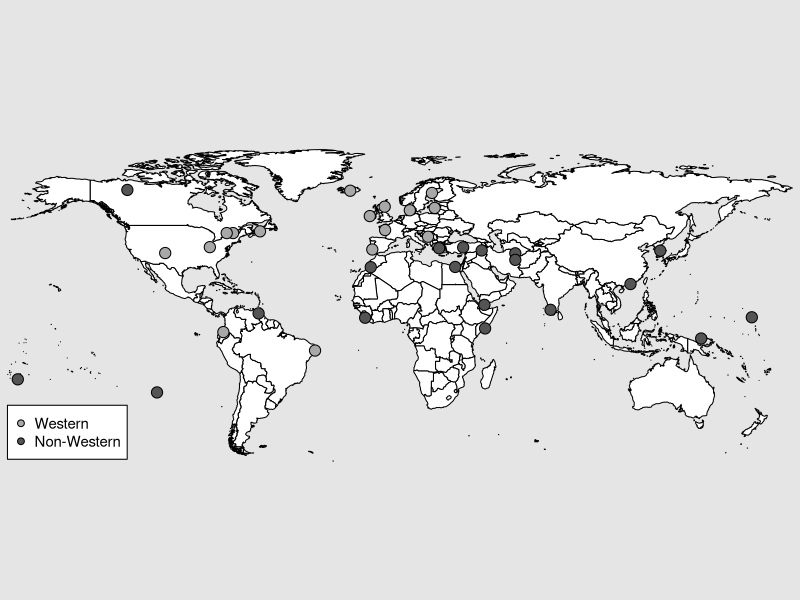
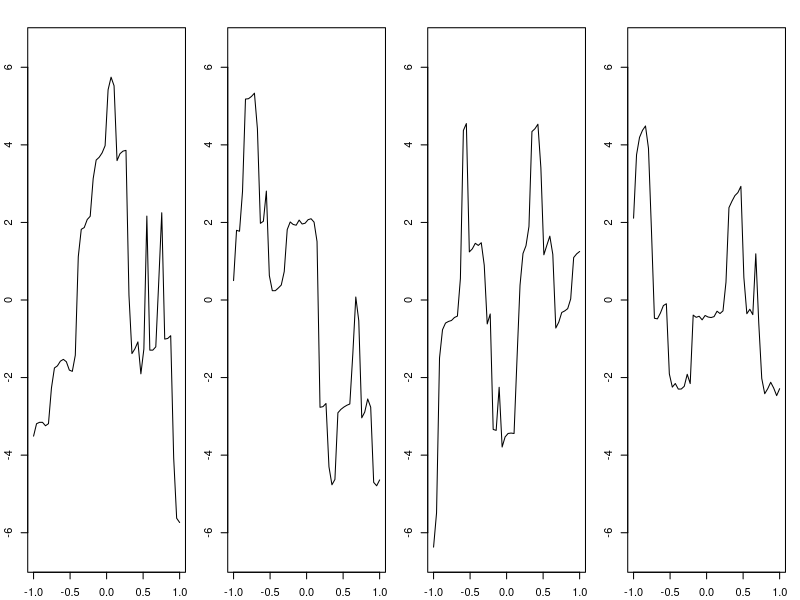
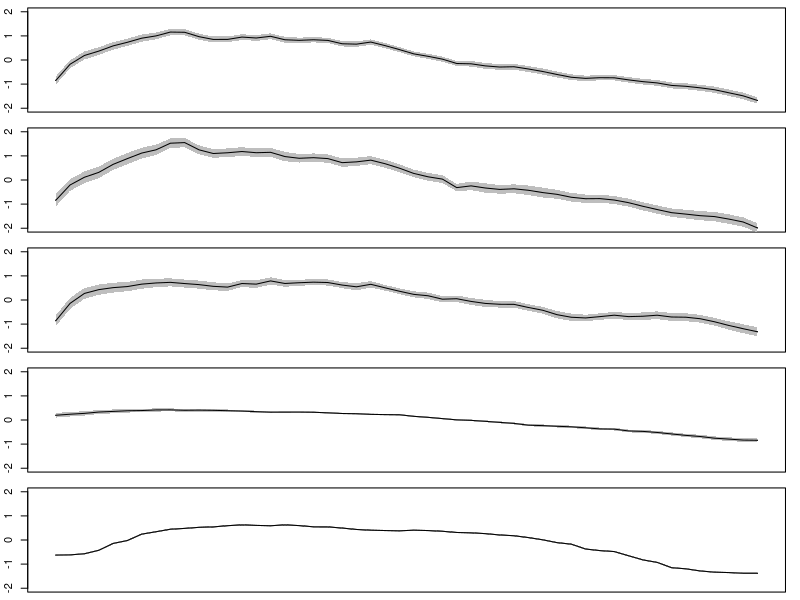
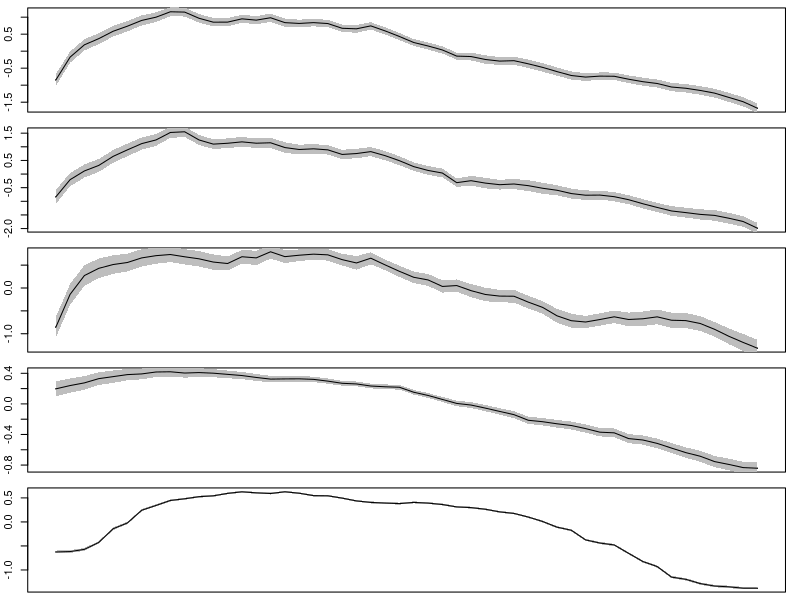
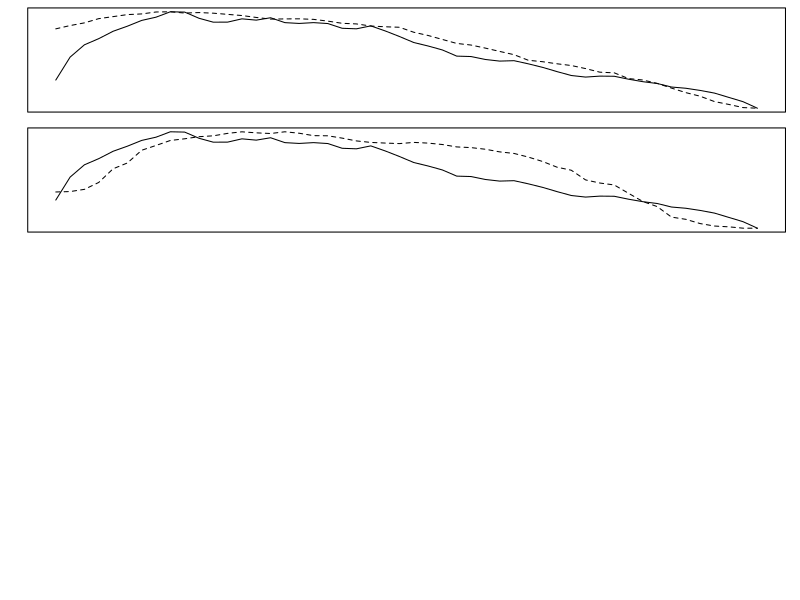

These charts were generated, in order, by the following R code:
#The following code was used for the analyses reported in:
#Savage, P. E., Tierney, A. T., & Patel, A. D. (2017). Global music recordings support the motor constraint hypothesis for human and avian song contour. Music Perception, 34(3), 327–334.


#The following packages must be installed/loaded
library(maps)

#set working drive
setwd("/Users/pesavage/Documents/Research/Papers/Published/Savage et al. (2017) Music Perception")

#Mapping Garland 35 solo songs (Fig. 1)

#import data
canto148<-read.csv("Garland35LonLat.csv",header=TRUE,row.names=1)
canto.x<-canto148$Lon
canto.y<-canto148$Lat

#USING MAPS, labeling according to song-style region 
map("world", fill=TRUE, col="white", bg="gray90", ylim=c(-60, 90), mar=c(0,0,0,0)) 
points(canto.x,canto.y, bg=c(rep("gray33",19),rep("gray66",16)), pch=21,cex=1.5)

#legend
legend(-180,-33, c("Western", "Non-Western"),pch=21, pt.bg=c("gray66","gray33"),cex=.9)

#Plotting example contours (Fig. 2)
#import data
fanbei<-read.csv("Fig2FanbeiContour.csv",header=TRUE)

#Plot data
par(pch=21, col="black") # plotting symbol and color 
par(mfrow=c(1,4),mar = c(2,2,2,1) + 0.1) # all plots on one page  
for(i in 1:4){ 
  plot(fanbei[1:50,1], fanbei[1:50,i+1], type="l", xlim=c(-1,1),ylim=c(-6.5,6.5),bg="white",ylab="") 
}

#Plotting average contours (Fig. 3)

#multiple graphs
avg.contour<-read.csv("Fig3BAverageContour.csv",header=TRUE)
par(pch=21, col="black") # plotting symbol and color 
par(mfrow=c(5,1),mar = c(0.5,2,0.5,1) + 0.1) # all plots on one page  
for(i in 1:5){ 
  plot(avg.contour[,1],avg.contour[,i+1],type="l",xlim=c(-1,1),ylim=c(-2,2),bg="black",xaxt="n")
polygon(c(avg.contour[,1], rev(avg.contour[,1])) , c(avg.contour[,i+11] , rev(avg.contour[,i+16])) , col = 'grey' , border = NA)
lines(avg.contour[,1],avg.contour[,i+1],type="l")
}

#multiple graphs (individually with different y-axes)
#Garland(all)
avg.contour<-read.csv("Fig3BAverageContour.csv",header=TRUE)

plot(avg.contour[,1],avg.contour[,1+1],type="l",xlim=c(-1,1),bg="black",xaxt="n")

polygon(c(avg.contour[,1], rev(avg.contour[,1])) , c(avg.contour[,1+11] , rev(avg.contour[,1+16])) , col = 'grey' , border = NA)

lines(avg.contour[,1],avg.contour[,1+1],type="l")

#Garland(Western)
plot(avg.contour[,1],avg.contour[,2+1],type="l",xlim=c(-1,1), bg="black",xaxt="n")
polygon(c(avg.contour[,1], rev(avg.contour[,1])) , c(avg.contour[,2+11] , rev(avg.contour[,2+16])) , col = 'grey' , border = NA)
lines(avg.contour[,1],avg.contour[,2+1],type="l")

#Garland(non-Western)
plot(avg.contour[,1],avg.contour[,3+1],type="l",xlim=c(-1,1), bg="black",xaxt="n")
polygon(c(avg.contour[,1], rev(avg.contour[,1])) , c(avg.contour[,3+11] , rev(avg.contour[,3+16])) , col = 'grey' , border = NA)
lines(avg.contour[,1],avg.contour[,3+1],type="l")

#Birdsong
plot(avg.contour[,1],avg.contour[,4+1],type="l",xlim=c(-1,1), bg="black",xaxt="n")
polygon(c(avg.contour[,1], rev(avg.contour[,1])) , c(avg.contour[,4+11] , rev(avg.contour[,4+16])) , col = 'grey' , border = NA)
lines(avg.contour[,1],avg.contour[,4+1],type="l")

#Essen
plot(avg.contour[,1],avg.contour[,5+1],type="l",xlim=c(-1,1), bg="black",xaxt="n")
polygon(c(avg.contour[,1], rev(avg.contour[,1])) , c(avg.contour[,5+11] , rev(avg.contour[,5+16])) , col = 'grey' , border = NA)
lines(avg.contour[,1],avg.contour[,5+1],type="l")

#multiple graphs overlain
gar.norm<-avg.contour[,2]/(max(avg.contour[,2])-min(avg.contour[,2]))
gar.norm<-gar.norm-min(gar.norm)

bird.norm<-avg.contour[,5]/(max(avg.contour[,5])-min(avg.contour[,5]))
bird.norm<-bird.norm-min(bird.norm)

essen.norm<-avg.contour[,6]/(max(avg.contour[,6])-min(avg.contour[,6]))
essen.norm<-essen.norm-min(essen.norm)

plot(avg.contour[,1],gar.norm,type="l",lty=1,xlim=c(-1,1),ylim=c(0,1),bg="black",xaxt="n",yaxt="n")
lines(avg.contour[,1],bird.norm,type="l",lty=2,xlim=c(-1,1),ylim=c(0,1),bg="black",xaxt="n",yaxt="n")

plot(avg.contour[,1],gar.norm,type="l",lty=1,xlim=c(-1,1),ylim=c(0,1),bg="black",xaxt="n",yaxt="n")
lines(avg.contour[,1],essen.norm,type="l",lty=2,xlim=c(-1,1),ylim=c(0,1),bg="black",xaxt="n",yaxt="n")
